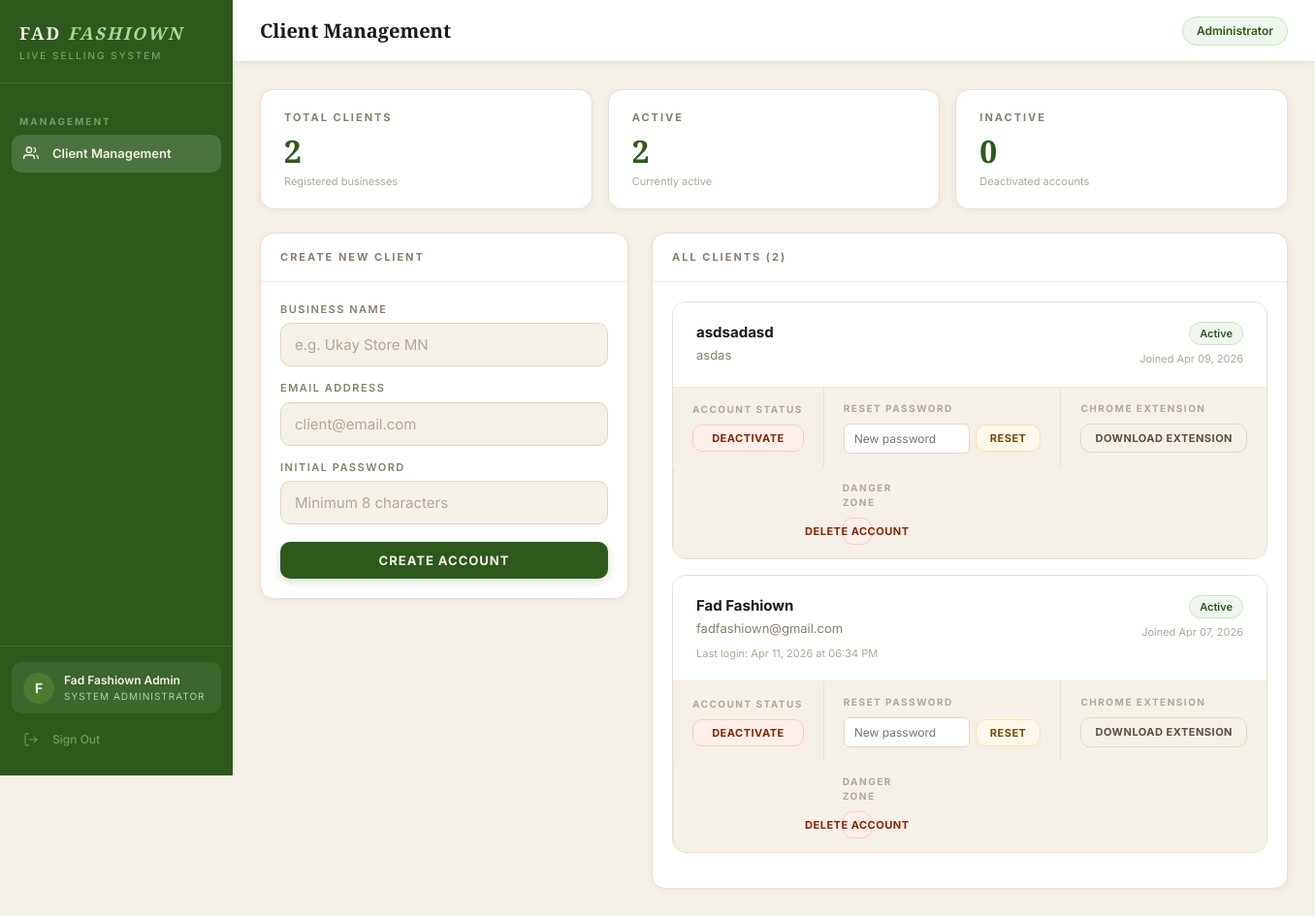
Screenshot of /admin (signed in) with the database file from the repository.
### auth/models.py (models this page shows, shortened)
class Client(UserMixin, db.Model):
    __tablename__ = 'clients'
    id = db.Column(db.Integer, primary_key=True)
    business_name = db.Column(db.String(100), nullable=False)
    email = db.Column(db.String(120), unique=True, nullable=False)
    password_hash = db.Column(db.String(255), nullable=False)
    plan = db.Column(db.String(20), default='active')
    is_active = db.Column(db.Boolean, default=True)
    is_admin = db.Column(db.Boolean, default=False)
    created_at = db.Column(db.DateTime, default=datetime.utcnow)
    last_login = db.Column(db.DateTime, nullable=True)
    tiktok_username = db.Column(db.String(100), default='')
    orders = db.relationship('Order', backref='client', lazy=True)
    token = db.Column(db.String(64), unique=True, nullable=True)
    detection_mode = db.Column(db.String(20), default='keywords')
    custom_keywords = db.Column(db.Text, default='mine')
    highlight_numbers = db.Column(db.Boolean, default=False)
    label_title = db.Column(db.String(100), default='FAD FASHIOWN')
    label_tagline = db.Column(db.String(100), default='Live Selling')
    label_template = db.Column(db.String(20), default='classic')
    label_show_order_id = db.Column(db.Boolean, default=True)
    label_show_datetime = db.Column(db.Boolean, default=True)

### auth/routes.py (the view)
@auth.route('/admin')
@admin_required
def admin_panel():
    clients = Client.query.filter_by(is_admin=False).order_by(
        Client.created_at.desc()
    ).all()
    return render_template('admin.html', clients=clients)

### auth/routes.py (called while the page is built)
def admin_required(f):
    @wraps(f)
    def decorated_function(*args, **kwargs):
        if not current_user.is_authenticated:
            return redirect(url_for('auth.login'))
        if not current_user.is_admin:
            abort(403)
        return f(*args, **kwargs)
    return decorated_function

### templates/admin.html (shortened to what this page needs)
{% extends "base.html" %}
{% block page_title %}Client Management{% endblock %}
{% block topbar_right %}
<span class="status-pill connected">Administrator</span>
{% endblock %}
{% block content %}
<div class="stats-grid" style="margin-bottom:24px">
    <div class="stat-card">
        <div class="stat-label">Total Clients</div>
        <div class="stat-number">{{ clients|length }}</div>
        <div class="stat-sub">Registered businesses</div>
    </div>
    <div class="stat-card">
        <div class="stat-label">Active</div>
        <div class="stat-number">
            {{ clients|selectattr('is_active')|list|length }}
        </div>
        <div class="stat-sub">Currently active</div>
    </div>
    <div class="stat-card">
        <div class="stat-label">Inactive</div>
        <div class="stat-number">
            {{ clients|rejectattr('is_active')|list|length }}
        </div>
        <div class="stat-sub">Deactivated accounts</div>
    </div>
</div>
<div class="admin-grid">
    <div>
        <div class="card">
            <div class="card-header">
                <span class="card-title">Create New Client</span>
            </div>
            <div class="card-body">
                <form method="POST" action="/admin/create-client" id="create-client-form">
                    <div class="form-group">
                        <label class="form-label">Business Name</label>
                        <input type="text" name="business_name"
                               class="form-input"
                               placeholder="e.g. Ukay Store MN" required />
                    </div>
                    <div class="form-group">
                        <label class="form-label">Email Address</label>
                        <input type="email" name="email"
                               class="form-input"
                               placeholder="client@email.com" required />
                    </div>
                    <div class="form-group">
                        <label class="form-label">Initial Password</label>
                        <input type="text" name="password"
                               class="form-input"
                               placeholder="Minimum 8 characters"
                               required minlength="6" />
                    </div>
                    <button type="button"
                            onclick="handleCreateAccount()"
                            class="btn btn-primary"
                            style="width:100%;margin-top:4px">
                        Create Account
                    </button>
                </form>
            </div>
        </div>
    </div>
    <div>
        <div class="card">
            <div class="card-header">
                <span class="card-title">All Clients ({{ clients|length }})</span>
            </div>
            <div class="card-body">
                {% if clients %}
                    {% for client in clients %}
                        <div class="client-card {{ '' if client.is_active else 'inactive' }}">
                            <div class="client-card-header">
                                <div class="client-card-info">
                                    <div class="client-card-name">{{ client.business_name }}</div>
                                    <div class="client-card-email">{{ client.email }}</div>
                                    {% if client.last_login %}
                                    <div class="client-card-last-login">
                                        Last login: {{ client.last_login.strftime('%b %d, %Y at %I:%M %p') }}
                                    </div>
                                    {% endif %}
                                </div>
                                <div class="client-card-status">
                                    <span class="badge {{ 'badge-active' if client.is_active else 'badge-inactive' }}">
                                        {{ 'Active' if client.is_active else 'Inactive' }}
                                    </span>
                                    <div class="client-card-joined">
                                        Joined {{ client.created_at.strftime('%b %d, %Y') }}
                                    </div>
                                </div>
                            </div>
                            <div class="client-card-actions">
                                <div class="action-group">
                                    <div class="action-group-label">Account Status</div>
                                    <button
                                        data-client-id="{{ client.id }}"
                                        data-client-name="{{ client.business_name }}"
                                        data-is-active="{{ '1' if client.is_active else '0' }}"
                                        onclick="handleToggleClient(this)"
                                        class="btn {{ 'btn-danger' if client.is_active else 'btn-success' }} btn-sm">
                                        {{ 'Deactivate' if client.is_active else 'Activate' }}
                                    </button>
                                </div>
                                <div class="action-group">
                                    <div class="action-group-label">Reset Password</div>
                                    <div class="reset-form">
                                        <input type="text"
                                            id="reset-input-{{ client.id }}"
                                            class="reset-input"
                                            placeholder="New password" />
                                        <button onclick="handleResetPassword('{{ client.id }}', '{{ client.business_name }}')"
                                                class="btn btn-warning btn-sm">
                                            Reset
                                        </button>
                                    </div>
                                </div>
                                <div class="action-group">
                                    <div class="action-group-label">Chrome Extension</div>
                                    <a href="/admin/download-extension/{{ client.id }}"
                                    class="btn btn-secondary btn-sm">
                                        Download Extension
                                    </a>
                                </div>
                                <div class="action-group">
                                    <div class="action-group-label">Danger Zone</div>
                                    <button onclick="Modal.confirm({
                                        title: 'Delete Client Account',
                                        message: 'You are about to permanently delete the account for:',
                                        detail: '{{ client.business_name }}',
                                        warning: 'This action cannot be undone. All data associated with this account will be permanently removed.',
                                        confirmText: 'Delete Account',
                                        confirmClass: 'btn-danger',
                                        onConfirm: function() {
                                            document.getElementById('delete-form-{{ client.id }}').submit();
                                        }
                                    })"
                                    class="btn btn-danger btn-sm">
                                        Delete Account
                                    </button>
                                </div>
                            </div>
                        </div>
                        {% endfor %}
                {% else %}
                    <div class="empty-state">
                        No clients yet. Create your first client above.
                    </div>
                {% endif %}
            </div>
        </div>
    </div>
</div>
{% endblock %}

### templates/base.html (shortened to what this page needs)
<!DOCTYPE html>
<html lang="en">
<head>
    <link rel="stylesheet" href="/static/style.css">
</head>
<body>
<div class="app-layout">
    <aside class="sidebar" id="sidebar">
        <div class="sidebar-brand">
            <div class="brand-name">FAD <em>FASHIOWN</em></div>
            <div class="brand-sub">Live Selling System</div>
        </div>
        <nav class="sidebar-nav">
            {% if current_user.is_admin %}
            <div class="nav-section-label">Management</div>
            <a href="/admin"
               class="nav-item {% if request.endpoint == 'auth.admin_panel' %}active{% endif %}">
                <span class="nav-icon">
                    <svg width="16" height="16" fill="none" stroke="currentColor" stroke-width="2" viewBox="0 0 24 24">
                        <path d="M17 21v-2a4 4 0 0 0-4-4H5a4 4 0 0 0-4 4v2"/>
                        <circle cx="9" cy="7" r="4"/>
                        <path d="M23 21v-2a4 4 0 0 0-3-3.87"/>
                        <path d="M16 3.13a4 4 0 0 1 0 7.75"/>
                    </svg>
                </span>
                Client Management
            </a>
            {% endif %}
        </nav>
        <div class="sidebar-footer">
            <div class="client-info">
                <div class="client-avatar">
                    {{ current_user.business_name[0].upper() }}
                </div>
                <div class="client-details">
                    <div class="client-name">{{ current_user.business_name }}</div>
                    <div class="client-plan">
                        {% if current_user.is_admin %}System Administrator{% else %}Live Selling{% endif %}
                    </div>
                </div>
            </div>
            <a href="/logout" class="nav-item nav-signout">
                <span class="nav-icon">
                    <svg width="16" height="16" fill="none" stroke="currentColor" stroke-width="2" viewBox="0 0 24 24">
                        <path d="M9 21H5a2 2 0 0 1-2-2V5a2 2 0 0 1 2-2h4"/>
                        <polyline points="16 17 21 12 16 7"/>
                        <line x1="21" y1="12" x2="9" y2="12"/>
                    </svg>
                </span>
                Sign Out
            </a>
        </div>
    </aside>
    <main class="main-content">
        <div class="topbar">
            <div style="display:flex;align-items:center;gap:14px">
                <div class="topbar-title">{% block page_title %}{% endblock %}</div>
            </div>
            <div class="topbar-right">
                {% block topbar_right %}{% endblock %}
            </div>
        </div>
        <div class="page-content">
            {% block content %}{% endblock %}
        </div>
    </main>
</div>
</body>
</html>

### rows the page displays
Client: business_name "F", business_name "Fad Fashiown Admin"
Client: business_name "asdsadasd", email "asdas", is_active "Active", created_at "Apr 09, 2026", is_active "DEACTIVATE"
Client: business_name "Fad Fashiown", email "fadfashiown@gmail.com", last_login "Apr 11, 2026 at 06:34 PM", is_active "Active", created_at "Apr 07, 2026", is_active "DEACTIVATE"

### other values shown
{{ clients|length }} "2"
{{ clients|selectattr('is_active')|list|length }} "2"
{{ clients|rejectattr('is_active')|list|length }} "0"
